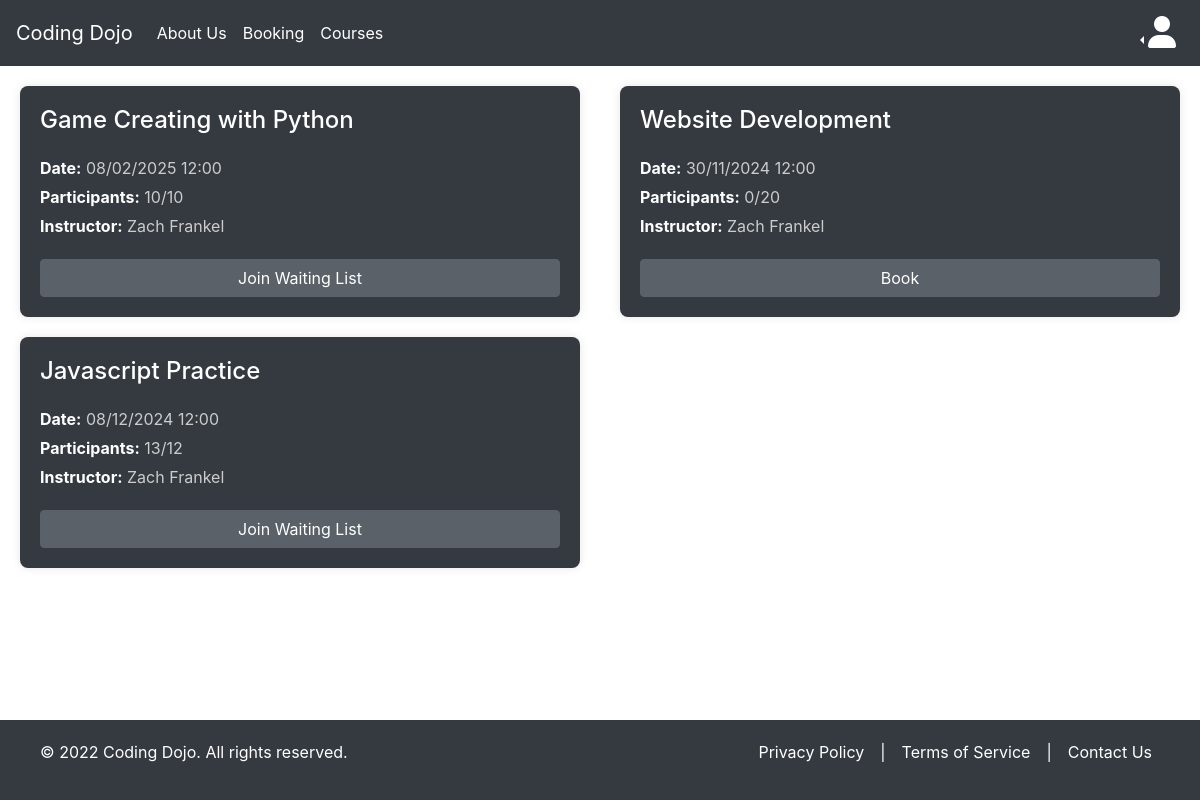
The page /booking on the database its author committed.
### tables this page shows
CREATE TABLE `events` (`created` TEXT DEFAULT (strftime('%Y-%m-%d %H:%M:%fZ')) NOT NULL, `date` TEXT DEFAULT '' NOT NULL, `id` TEXT PRIMARY KEY DEFAULT ('r'||lower(hex(randomblob(7)))) NOT NULL, `name` TEXT DEFAULT '' NOT NULL, `subject` TEXT DEFAULT '' NOT NULL, `updated` TEXT DEFAULT (strftime('%Y-%m-%d %H:%M:%fZ')) NOT NULL, "max_participants" NUMERIC DEFAULT 0 NOT NULL, "assigned_instructor" TEXT DEFAULT '' NOT NULL, "participants" NUMERIC DEFAULT 0 NOT NULL);

### main.py (the view)
@app.route('/booking')
def booking():
    conn = get_db_connection()
    cursor = conn.cursor()
    cursor.execute('SELECT * FROM events')
    events = cursor.fetchall()
    conn.close()
    e = []
    for event in events:
        event_dict = dict(event)
        event_dict['date'] = datetime.strptime(event['date'], "%Y-%m-%d %H:%M:%S.000Z").strftime("%d/%m/%Y %H:%M")
        e.append(event_dict)
    return render_template('booking.html', is_logged_in=is_logged_in, is_admin=is_admin, events=e)

### main.py (called while the page is built)
def is_logged_in():
    return 'user_id' in session

def get_db_connection():
    conn = sqlite3.connect(r'pb_data\data.db')
    conn.row_factory = sqlite3.Row
    return conn

### templates/booking.html (shortened to what this page needs)
{% extends "base.html" %}
{% block content %}
<div class="container booking-container">
    {% if events is defined %}
        {% if events|length > 0 %}
            {% for event in events %}
            <div class="booking-box bg-dark">
                <h2 class="event-name">{{ event['name'] }}</h2>
                <div class="info-details mt-3">
                    <p><strong>Date:</strong> {{ event['date'] }}</p>
                    <p><strong>Participants:</strong> {{ event['participants'] }}/{{ event['max_participants'] }}</p>
                    <p><strong>Instructor:</strong> {{ event['assigned_instructor'] }}</p>
                </div>
                {% if event['participants'] >= event['max_participants'] %}
                    <form action="{{ url_for('waiting_list') }}" method="POST">
                        <button type="submit" class="btn btn-primary btn-block mt-3">Join Waiting List</button>
                    </form>
                {% else %}
                    <form action="{{ url_for('book') }}" method="POST">
                        <button type="submit" class="btn btn-primary btn-block mt-3">Book</button>
                    </form>
                {% endif %}
            </div>
            {% endfor %}
        {% endif %}
    {% endif %}
</div>
{% endblock %}

### templates/base.html (shortened to what this page needs)
<!DOCTYPE html>
<html lang="en">
<head>
    <link rel="stylesheet" href="https://stackpath.bootstrapcdn.com/bootstrap/4.5.2/css/bootstrap.min.css">
    <link rel="stylesheet" href="{{ url_for('static', filename='styles.css') }}">
    <link href="https://cdnjs.cloudflare.com/ajax/libs/font-awesome/6.0.0-beta3/css/all.min.css" rel="stylesheet">
</head>
<body>
    <nav class="navbar navbar-expand-lg navbar-dark bg-dark">
        <a class="navbar-brand" href="/">Coding Dojo</a>
        <div class="collapse navbar-collapse">
            <div class="navbar-nav">
                <a class="nav-item nav-link" href="/about">About Us</a>
                <a class="nav-item nav-link" href="/booking">Booking</a>
                <a class="nav-item nav-link" href="/courses">Courses</a>
            </div>
        </div>
        <div class="navbar-collapse collapse order-3 dual-collapse2">
            <ul class="navbar-nav ml-auto">
                {% if is_logged_in() %}
                    <div class="btn-group dropleft">
                        <li class="nav-item">
                            <a class="nav-link btn btn-secondary dropdown-toggle" role="button" id="dropdownMenuLink" data-toggle="dropdown" aria-haspopup="true" aria-expanded="false"
                            href="#"><i class="fa-solid fa-user fa-2x" style="color: #ffffff;"></i></a>
                            <div class="dropdown-menu" aria-labelledby="dropdownMenuLink">
                                <a class="dropdown-item" href="/account">Account</a>
                                <a class="dropdown-item" href="/logout">Logout</a>
                                {% if is_admin() %}
                                <div class="dropdown-divider"></div>
                                    <a class="dropdown-item" href="/adminpanel">Admin Panel</a>
                                {% endif %}
                            </div>
                        </li>
                    </div>
                {% else %}
                <div class="btn-group dropleft">
                    <li class="nav-item">
                        <a class="nav-link btn btn-secondary dropdown-toggle" role="button" id="dropdownMenuLink" data-toggle="dropdown" aria-haspopup="true" aria-expanded="false"
                        href="#"><i class="fa-solid fa-user fa-2x" style="color: #ffffff;"></i></a>
                    </li>
                </div>
                {% endif %}
            </ul>
        </div>
    </nav>
    <footer>
        <div class="container bg-dark">
            <div class="row">
                <div class="col-md-6">
                    <p style="text-align: left;">&copy; 2022 Coding Dojo. All rights reserved.</p>
                </div>
                <div class="col-md-6">
                    <ul class="list-inline d-flex justify-content-end">
                        <li class="list-inline-item mx-2"><a href="/privacy">Privacy Policy</a></li>
                        <li class="list-inline-item mx-2">|</li>
                        <li class="list-inline-item mx-2"><a href="/terms">Terms of Service</a></li>
                        <li class="list-inline-item mx-2">|</li>
                        <li class="list-inline-item mx-2"><a href="/contact">Contact Us</a></li>
                    </ul>
                </div>
            </div>
        </div>
    </footer>
{% block content %}
{% endblock %}
</body>
</html>

### static/styles.css (style rules this page uses)
body { display: flex; flex-direction: column; min-height: 100vh; margin: 0; padding-bottom: 60px; }
.btn-block { width: 100%; display: block;; }
.btn-primary { background-color: #5A6169 !important; border-color: #5A6169 !important; box-shadow: none !important; }
footer { position: absolute; bottom: 0; left: 0; right: 0; width: 100%; background-color: #343a40; z-index: 999; padding: 20px; color: white; text-align: center; }
footer .container { width: 100%; max-width: none; }
footer .row { display: flex; justify-content: space-between; align-items: center; }
footer .list-inline-item a { color: white; text-decoration: none; }
.navbar-nav .nav-link { color: #fff !important; }
.navbar-brand { color: #fff !important; }
* { color: #fff; margin: 0; padding: 0; box-sizing: border-box; }
.navbar .nav-link.dropdown-toggle { background-color: transparent !important; border: none !important; color: #fff !important; outline: none !important; }
.booking-container { display: flex; flex-wrap: wrap; gap: 20px; justify-content: space-between; margin: 20px auto; }
.booking-box { flex: 1 1 calc(50% - 20px); max-width: calc(50% - 20px); padding: 20px; border-radius: 8px; box-shadow: 0 0 10px rgba(0, 0, 0, 0.1); color: white; display: flex; flex-direction: column; justify-content: space-between; min-height: 200px; height: auto; }
.booking-box h2 { margin: 0; font-size: 1.5rem; }
.booking-box p { color: #ccc; }
.booking-box .btn { margin-top: 20px; }
.info-details { margin-top: 10px; }
.info-details p { margin: 5px 0; color: #ccc; }
.container { max-width: 1200px; padding: 0 20px; }
a { color: #fff; text-decoration: none; }

### rows shown on the page
events: name "Game Creating with Python", date "08/02/2025 12:00", participants "10", max_participants "10", assigned_instructor "Zach Frankel"
events: name "Website Development", date "30/11/2024 12:00", participants "0", max_participants "20", assigned_instructor "Zach Frankel"
events: name "Javascript Practice", date "08/12/2024 12:00", participants "13", max_participants "12", assigned_instructor "Zach Frankel"
